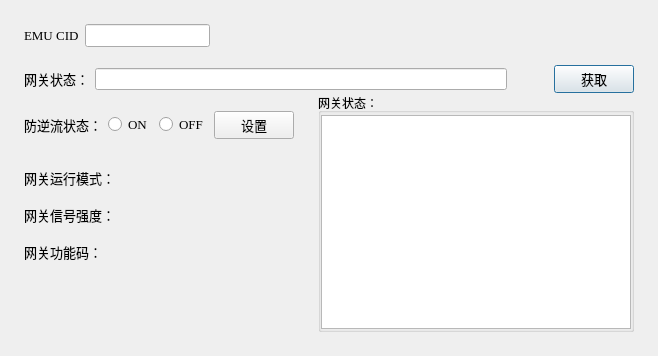
<?xml version="1.0" encoding="UTF-8"?>
<ui version="4.0">
 <class>dialog_emu</class>
 <widget class="QDialog" name="dialog_emu">
  <property name="geometry">
   <rect>
    <x>0</x>
    <y>0</y>
    <width>658</width>
    <height>356</height>
   </rect>
  </property>
  <property name="sizePolicy">
   <sizepolicy hsizetype="Fixed" vsizetype="Fixed">
    <horstretch>0</horstretch>
    <verstretch>0</verstretch>
   </sizepolicy>
  </property>
  <property name="windowTitle">
   <string>Dialog</string>
  </property>
  <layout class="QGridLayout" name="gridLayout_4">
   <property name="leftMargin">
    <number>15</number>
   </property>
   <property name="topMargin">
    <number>15</number>
   </property>
   <property name="rightMargin">
    <number>15</number>
   </property>
   <property name="bottomMargin">
    <number>15</number>
   </property>
   <property name="verticalSpacing">
    <number>0</number>
   </property>
   <item row="0" column="0">
    <widget class="QWidget" name="widget" native="true">
     <property name="sizePolicy">
      <sizepolicy hsizetype="Preferred" vsizetype="Fixed">
       <horstretch>0</horstretch>
       <verstretch>0</verstretch>
      </sizepolicy>
     </property>
     <layout class="QHBoxLayout" name="horizontalLayout">
      <item>
       <widget class="QLabel" name="label_emu_cid">
        <property name="sizePolicy">
         <sizepolicy hsizetype="Fixed" vsizetype="Preferred">
          <horstretch>0</horstretch>
          <verstretch>0</verstretch>
         </sizepolicy>
        </property>
        <property name="font">
         <font>
          <family>Times New Roman</family>
          <pointsize>10</pointsize>
         </font>
        </property>
        <property name="text">
         <string>EMU CID</string>
        </property>
       </widget>
      </item>
      <item>
       <widget class="QLineEdit" name="lineEdit_emuCID">
        <property name="sizePolicy">
         <sizepolicy hsizetype="Fixed" vsizetype="Fixed">
          <horstretch>0</horstretch>
          <verstretch>0</verstretch>
         </sizepolicy>
        </property>
        <property name="font">
         <font>
          <family>Times New Roman</family>
          <pointsize>10</pointsize>
         </font>
        </property>
       </widget>
      </item>
      <item>
       <spacer name="horizontalSpacer_2">
        <property name="orientation">
         <enum>Qt::Horizontal</enum>
        </property>
        <property name="sizeHint" stdset="0">
         <size>
          <width>340</width>
          <height>20</height>
         </size>
        </property>
       </spacer>
      </item>
     </layout>
    </widget>
   </item>
   <item row="1" column="0">
    <widget class="QWidget" name="widget_3" native="true">
     <layout class="QGridLayout" name="gridLayout_3">
      <property name="leftMargin">
       <number>0</number>
      </property>
      <property name="topMargin">
       <number>0</number>
      </property>
      <property name="rightMargin">
       <number>0</number>
      </property>
      <property name="bottomMargin">
       <number>0</number>
      </property>
      <property name="verticalSpacing">
       <number>0</number>
      </property>
      <item row="0" column="0">
       <widget class="QWidget" name="widget_5" native="true">
        <layout class="QHBoxLayout" name="horizontalLayout_3" stretch="1,10,1,1">
         <property name="bottomMargin">
          <number>0</number>
         </property>
         <item>
          <widget class="QLabel" name="label_2">
           <property name="font">
            <font>
             <family>微软雅黑</family>
             <pointsize>10</pointsize>
            </font>
           </property>
           <property name="text">
            <string>网关状态：</string>
           </property>
          </widget>
         </item>
         <item>
          <widget class="QLineEdit" name="status_edt"/>
         </item>
         <item>
          <spacer name="horizontalSpacer">
           <property name="orientation">
            <enum>Qt::Horizontal</enum>
           </property>
           <property name="sizeHint" stdset="0">
            <size>
             <width>368</width>
             <height>20</height>
            </size>
           </property>
          </spacer>
         </item>
         <item>
          <widget class="QPushButton" name="pushButton_EMU_Info_get">
           <property name="font">
            <font>
             <family>微软雅黑</family>
             <pointsize>10</pointsize>
            </font>
           </property>
           <property name="text">
            <string>获取</string>
           </property>
          </widget>
         </item>
        </layout>
       </widget>
      </item>
      <item row="1" column="0">
       <widget class="QWidget" name="widget_6" native="true">
        <layout class="QHBoxLayout" name="horizontalLayout_4">
         <property name="leftMargin">
          <number>0</number>
         </property>
         <property name="topMargin">
          <number>0</number>
         </property>
         <item>
          <widget class="QWidget" name="widget_7" native="true">
           <property name="sizePolicy">
            <sizepolicy hsizetype="Fixed" vsizetype="Preferred">
             <horstretch>0</horstretch>
             <verstretch>0</verstretch>
            </sizepolicy>
           </property>
           <layout class="QVBoxLayout" name="verticalLayout">
            <property name="spacing">
             <number>0</number>
            </property>
            <property name="leftMargin">
             <number>0</number>
            </property>
            <property name="bottomMargin">
             <number>50</number>
            </property>
            <item>
             <widget class="QWidget" name="widget_2" native="true">
              <property name="sizePolicy">
               <sizepolicy hsizetype="Preferred" vsizetype="Fixed">
                <horstretch>0</horstretch>
                <verstretch>0</verstretch>
               </sizepolicy>
              </property>
              <layout class="QHBoxLayout" name="horizontalLayout_2">
               <item>
                <widget class="QLabel" name="label">
                 <property name="font">
                  <font>
                   <family>微软雅黑</family>
                   <pointsize>10</pointsize>
                  </font>
                 </property>
                 <property name="text">
                  <string>防逆流状态：</string>
                 </property>
                </widget>
               </item>
               <item>
                <widget class="QRadioButton" name="radioButton_Reflux_ON">
                 <property name="font">
                  <font>
                   <family>Times New Roman</family>
                   <pointsize>10</pointsize>
                  </font>
                 </property>
                 <property name="text">
                  <string>ON</string>
                 </property>
                </widget>
               </item>
               <item>
                <widget class="QRadioButton" name="radioButton_Reflux_OFF">
                 <property name="font">
                  <font>
                   <family>Times New Roman</family>
                   <pointsize>10</pointsize>
                  </font>
                 </property>
                 <property name="text">
                  <string>OFF</string>
                 </property>
                </widget>
               </item>
               <item>
                <widget class="QPushButton" name="pushButton_Reflux_set">
                 <property name="font">
                  <font>
                   <family>微软雅黑</family>
                   <pointsize>10</pointsize>
                  </font>
                 </property>
                 <property name="text">
                  <string>设置</string>
                 </property>
                </widget>
               </item>
              </layout>
             </widget>
            </item>
            <item>
             <widget class="QWidget" name="widget_4" native="true">
              <layout class="QGridLayout" name="gridLayout_2">
               <item row="1" column="0">
                <widget class="QLabel" name="label_4">
                 <property name="sizePolicy">
                  <sizepolicy hsizetype="Fixed" vsizetype="Preferred">
                   <horstretch>0</horstretch>
                   <verstretch>0</verstretch>
                  </sizepolicy>
                 </property>
                 <property name="font">
                  <font>
                   <family>微软雅黑</family>
                   <pointsize>10</pointsize>
                  </font>
                 </property>
                 <property name="text">
                  <string>网关信号强度：</string>
                 </property>
                </widget>
               </item>
               <item row="2" column="0">
                <widget class="QLabel" name="label_5">
                 <property name="sizePolicy">
                  <sizepolicy hsizetype="Fixed" vsizetype="Preferred">
                   <horstretch>0</horstretch>
                   <verstretch>0</verstretch>
                  </sizepolicy>
                 </property>
                 <property name="font">
                  <font>
                   <family>微软雅黑</family>
                   <pointsize>10</pointsize>
                  </font>
                 </property>
                 <property name="text">
                  <string>网关功能码：</string>
                 </property>
                </widget>
               </item>
               <item row="1" column="1">
                <widget class="QLineEdit" name="lineEdit_EMU_signal">
                 <property name="sizePolicy">
                  <sizepolicy hsizetype="Preferred" vsizetype="Fixed">
                   <horstretch>0</horstretch>
                   <verstretch>0</verstretch>
                  </sizepolicy>
                 </property>
                 <property name="font">
                  <font>
                   <family>微软雅黑</family>
                   <pointsize>10</pointsize>
                  </font>
                 </property>
                 <property name="styleSheet">
                  <string notr="true">background:transparent;border-width:0;border-style:outset</string>
                 </property>
                </widget>
               </item>
               <item row="2" column="1">
                <widget class="QLineEdit" name="lineEdit_EMU_code">
                 <property name="sizePolicy">
                  <sizepolicy hsizetype="Preferred" vsizetype="Fixed">
                   <horstretch>0</horstretch>
                   <verstretch>0</verstretch>
                  </sizepolicy>
                 </property>
                 <property name="font">
                  <font>
                   <family>微软雅黑</family>
                   <pointsize>10</pointsize>
                  </font>
                 </property>
                 <property name="styleSheet">
                  <string notr="true">background:transparent;border-width:0;border-style:outset</string>
                 </property>
                </widget>
               </item>
               <item row="0" column="1">
                <widget class="QLineEdit" name="lineEdit_EMU_Mode">
                 <property name="sizePolicy">
                  <sizepolicy hsizetype="Preferred" vsizetype="Fixed">
                   <horstretch>0</horstretch>
                   <verstretch>0</verstretch>
                  </sizepolicy>
                 </property>
                 <property name="font">
                  <font>
                   <family>微软雅黑</family>
                   <pointsize>10</pointsize>
                  </font>
                 </property>
                 <property name="styleSheet">
                  <string notr="true">background:transparent;border-width:0;border-style:outset</string>
                 </property>
                </widget>
               </item>
               <item row="0" column="0">
                <widget class="QLabel" name="label_3">
                 <property name="sizePolicy">
                  <sizepolicy hsizetype="Fixed" vsizetype="Preferred">
                   <horstretch>0</horstretch>
                   <verstretch>0</verstretch>
                  </sizepolicy>
                 </property>
                 <property name="font">
                  <font>
                   <family>微软雅黑</family>
                   <pointsize>10</pointsize>
                  </font>
                 </property>
                 <property name="text">
                  <string>网关运行模式：</string>
                 </property>
                </widget>
               </item>
              </layout>
             </widget>
            </item>
           </layout>
          </widget>
         </item>
         <item>
          <widget class="QGroupBox" name="groupBox">
           <property name="title">
            <string>网关状态：</string>
           </property>
           <layout class="QGridLayout" name="gridLayout">
            <property name="leftMargin">
             <number>0</number>
            </property>
            <property name="topMargin">
             <number>2</number>
            </property>
            <property name="rightMargin">
             <number>0</number>
            </property>
            <property name="bottomMargin">
             <number>0</number>
            </property>
            <item row="0" column="0">
             <widget class="QTextEdit" name="textEdit_EMU_Info">
              <property name="font">
               <font>
                <family>微软雅黑</family>
               </font>
              </property>
             </widget>
            </item>
           </layout>
          </widget>
         </item>
        </layout>
       </widget>
      </item>
     </layout>
    </widget>
   </item>
  </layout>
 </widget>
 <resources/>
 <connections/>
</ui>
